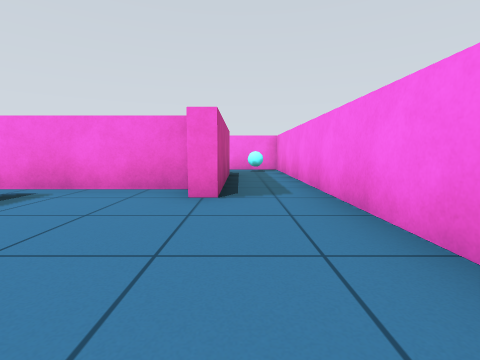
[1] (above)

24 first-person views from a walk through a robot-simulator world made for Gazebo. The camera is 0.61 m above the floor, tilts 6° down and sees 85° across. The floor is counted in squares, 1 m on a side. Each view is taken from the middle of a square. On the plan, view 1 faces up. The plan holds only what a view shows up to about 9 squares ahead; the rest is blank.

[2]
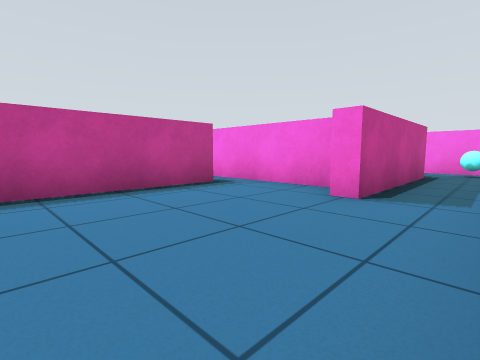

[3]
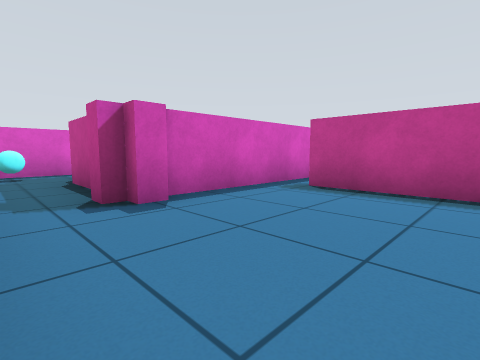

[4]
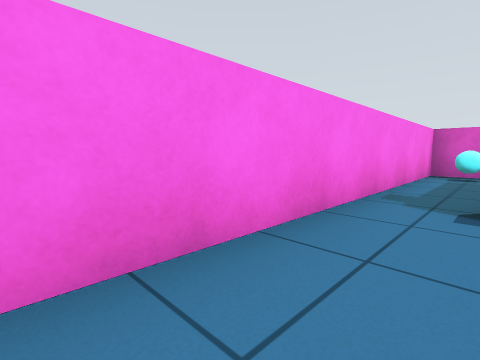

[5]
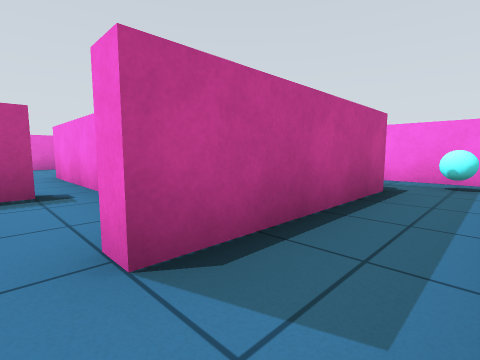

[6]
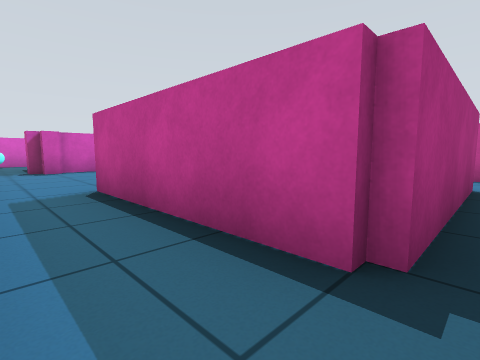

[7]
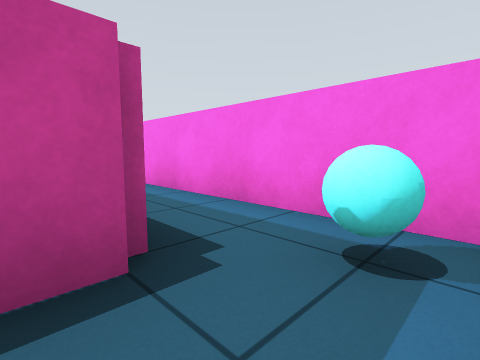

[8]
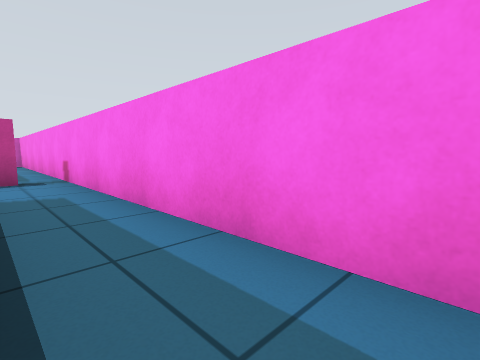

[9]
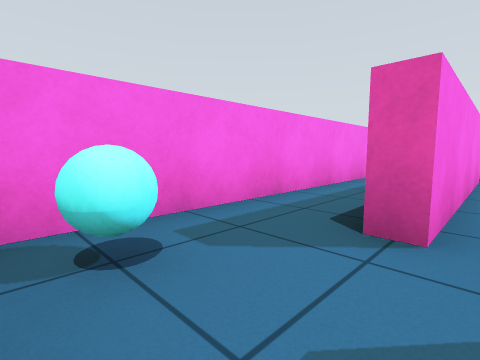

[10]
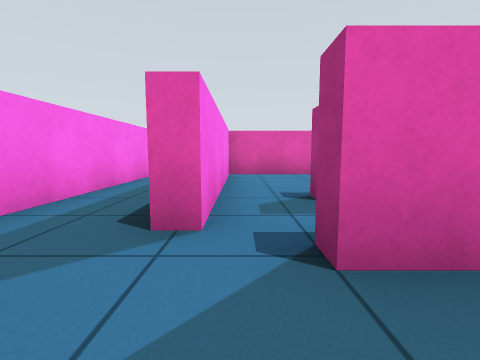

[11]
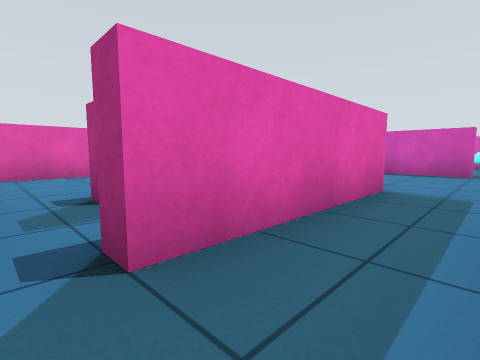

[12]
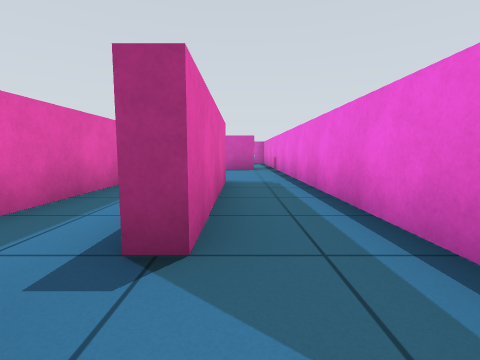

[13]
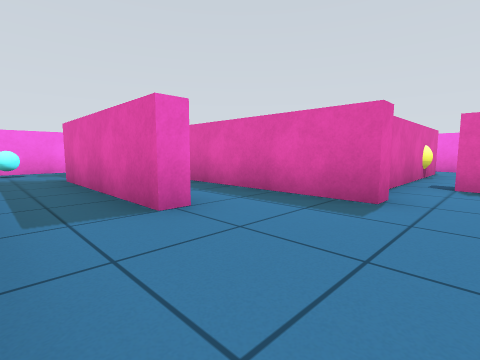

[14]
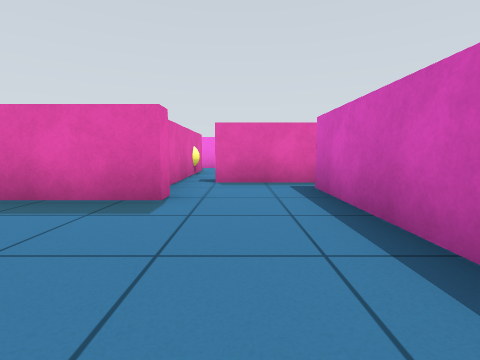

[15]
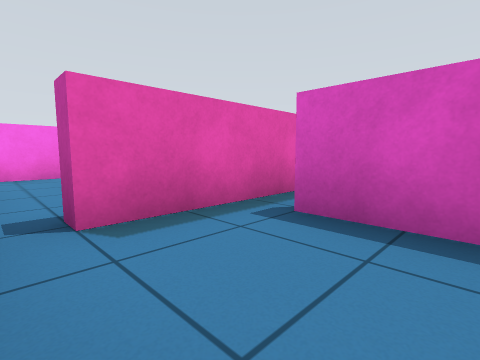

[16]
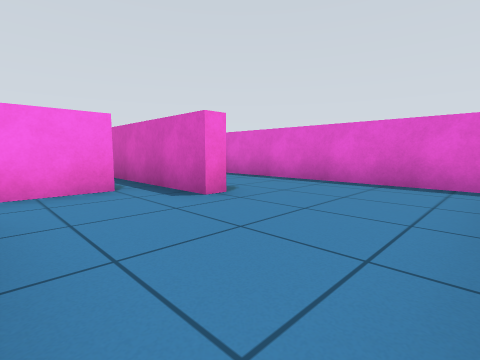

[17]
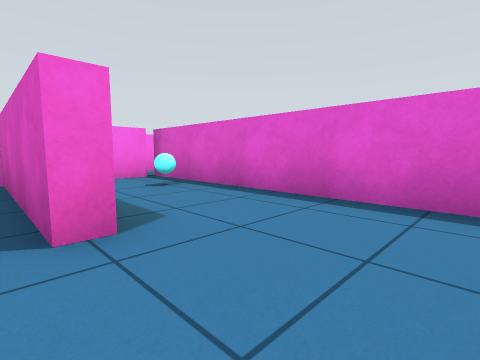

[18]
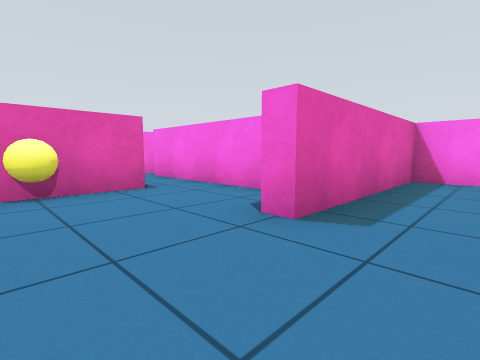

[19]
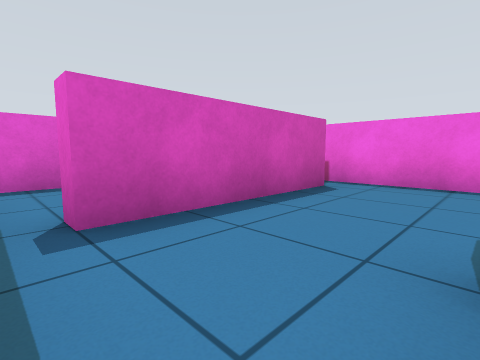

[20]
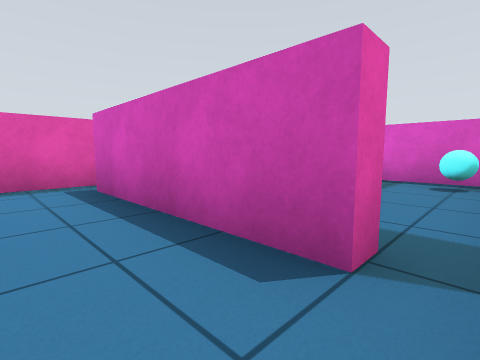

[21]
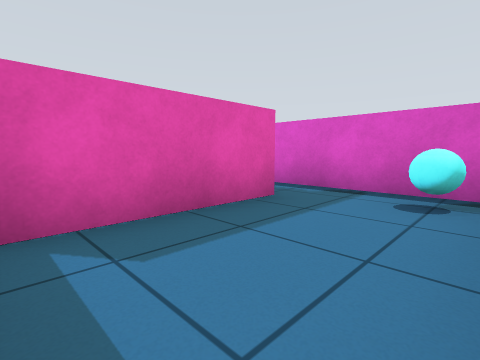

[22]
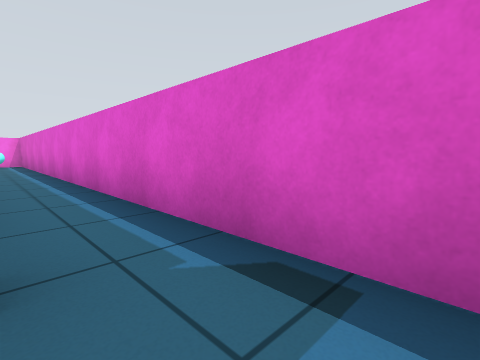

[23]
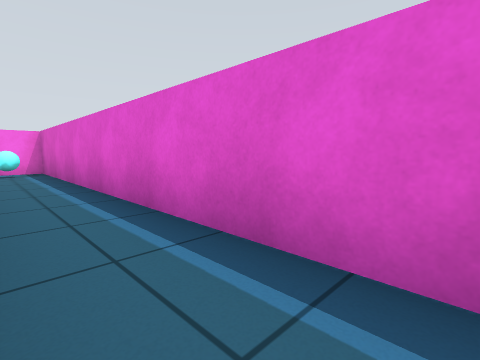

[24]
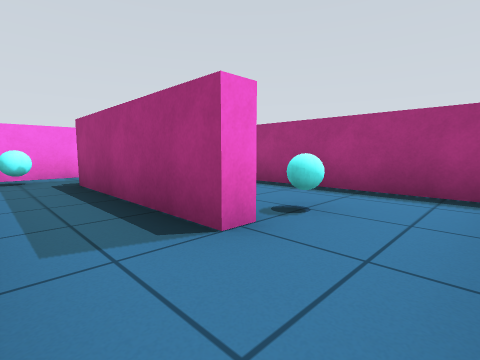

### Floor plan
Ten units are one square. View 1 is at (0, 0); x grows to the right and y downward. Boxes are objects, and circles mark ways between rooms. Rooms are numbered by the first view taken in them; rooms with no view inside come last. Other rooms are left out.
<svg viewBox="-150 -100 170 170">
<path fill="none" stroke="#000" d="M-8 10 -3 10 -3 14M0 12 0 18M-3 -35 -8 -35M-8 -43 -35 -43M-30 13 -6 13M-3 28 -3 40M-33 -36 -33 5M13 42 13 -35M-45 -72 -45 -77 -3 -77 -3 -35M-63 -86 -63 -75M-4 -93 -136 -93M-120 -73 -120 -78M13 -35 13 -84M-122 -25 -127 -25 -127 -65 -122 -65M-102 -10 -107 -10 -107 -56M-143 -66 -143 18M-135 18 -135 13 -105 13M-105 -73 -120 -73M-50 -13 -92 -13M-50 13 -30 13M-87 -5 -82 -5M-37 6 -37 -16M-80 43 -7 43 -7 17 -50 17 -50 13M-105 13 -95 13 -95 18M-87 26 -87 -5M-100 43 -80 43M-117 50 -117 20M-139 63 -4 63M-67 -50 -67 -74M-71 -73 -105 -73M-37 -16 -37 -35M-35 -43 -65 -43"/>
<rect x="-145" y="-95" width="10" height="10" fill="#bbb"><title>cyan ball</title></rect>
<rect x="-5" y="-95" width="20" height="10" fill="#bbb"><title>cyan ball</title></rect>
<rect x="-35" y="25" width="10" height="10" fill="#bbb"><title>cyan ball</title></rect>
<rect x="-145" y="45" width="10" height="10" fill="#bbb"><title>cyan ball</title></rect>
<rect x="-5" y="45" width="20" height="20" fill="#bbb"><title>cyan ball</title></rect>
<circle cx="10" cy="-40" r="3" fill="#2a7"/>
<circle cx="10" cy="40" r="3" fill="#2a7"/>
<circle cx="-30" cy="-40" r="3" fill="#2a7"/>
<circle cx="-135" cy="-80" r="3" fill="#2a7"/>
<circle cx="-100" cy="-5" r="3" fill="#2a7"/>
<circle cx="-140" cy="10" r="3" fill="#2a7"/>
<circle cx="-100" cy="-70" r="3" fill="#2a7"/>
<circle cx="-65" cy="10" r="3" fill="#2a7"/>
<circle cx="-80" cy="-10" r="3" fill="#2a7"/>
<circle cx="-45" cy="-20" r="3" fill="#2a7"/>
<circle cx="-60" cy="-35" r="3" fill="#2a7"/>
<text x="0" y="-10">1</text>
<text x="-50" y="-80">2</text>
<text x="-130" y="-30">3</text>
<text x="-60" y="-10">4</text>
<text x="-40" y="20">5</text>
<text x="-90" y="10">6</text>
<text x="-80" y="50">7</text>
<text x="-80" y="-50">8</text>
<text x="-50" y="-30">9</text>
</svg>
Room 1 opens to room 2. Room 1 opens to room 7. Room 1 opens to room 9. Room 2 opens to room 3. Room 3 opens to room 6. Room 3 opens to room 7. Room 3 opens to room 8. Room 4 opens to room 5. Room 4 opens to room 6. Room 4 opens to room 9. Room 8 opens to room 9.

Where each view was taken, in squares from view 1:
view 1: 0 up, 0 right, facing up
view 2: 0 up, 1 right, facing up-left
view 3: 2 up, 1 right, facing down-left
view 4: 2 up, 0 right, facing down-right
view 5: 3 up, 1 right, facing up-left
view 6: 8 up, 1 right, facing down-left
view 7: 7 up, 1 right, facing up-left
view 8: 8 up, 0 right, facing up-left
view 9: 7 up, 14 left, facing up-right
view 10: 7 up, 14 left, facing right
view 11: 7 up, 14 left, facing down-right
view 12: 8 up, 13 left, facing down
view 13: 0 up, 14 left, facing up-right
view 14: 0 up, 14 left, facing right
view 15: 1 up, 11 left, facing down-right
view 16: 1 up, 8 left, facing down-right
view 17: 1 down, 7 left, facing down-right
view 18: 3 down, 7 left, facing up-right
view 19: 1 up, 9 left, facing down-left
view 20: 0 up, 14 left, facing down-right
view 21: 2 down, 14 left, facing down-right
view 22: 5 down, 13 left, facing down-right
view 23: 5 down, 8 left, facing down-right
view 24: 9 up, 6 left, facing down-right
